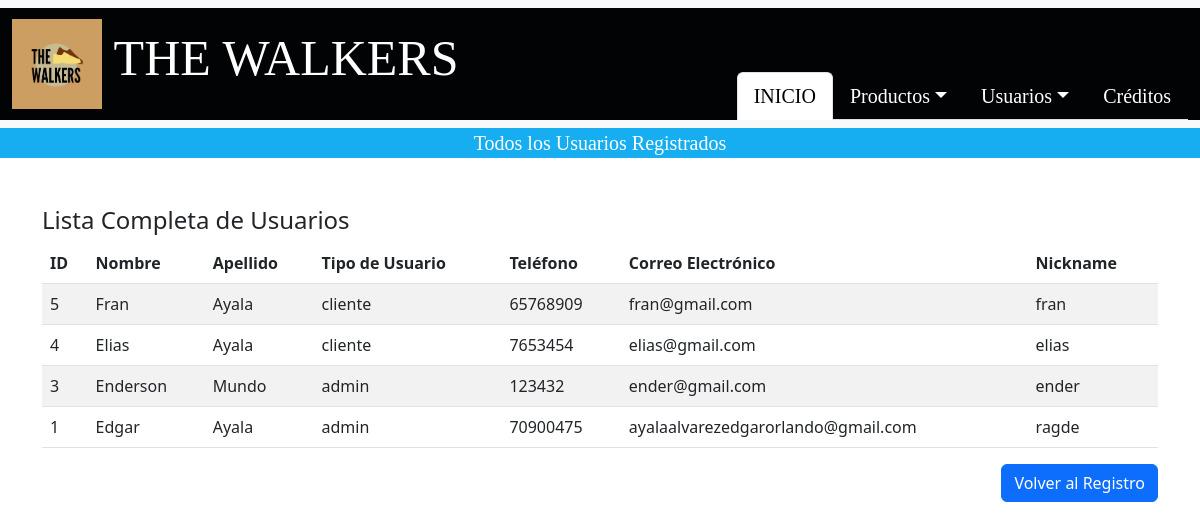
The app's page /Administrador/admin/CRUD_USUARIOS/usuarios_disponibles.php (signed in) with its own data.
### tables this page shows
CREATE TABLE `usuario` (
  `cod_usuario` int(11) NOT NULL,
  `primer_nombre` varchar(50) NOT NULL,
  `primer_apellido` varchar(50) NOT NULL,
  `tipo_usuario` varchar(50) NOT NULL,
  `telefono_usuario` int(8) NOT NULL,
  `correo_usuario` varchar(100) NOT NULL,
  `nick_name` varchar(50) NOT NULL,
  `contraseña` varchar(20) NOT NULL
);

### Administrador/admin/CRUD_USUARIOS/usuarios_disponibles.php (the view, shortened to what this page needs)
<?php
$conexion = new mysqli('localhost', 'root', '', 'the_walkers_db');
$limit = 20;
$page = isset($_GET['page']) && is_numeric($_GET['page']) ? (int) $_GET['page'] : 1;
$offset = ($page - 1) * $limit;
$query_usuarios = "SELECT cod_usuario, primer_nombre, primer_apellido, tipo_usuario, telefono_usuario, correo_usuario, nick_name FROM usuario ORDER BY cod_usuario DESC LIMIT ? OFFSET ?";
$stmt_usuarios = $conexion->prepare($query_usuarios);
$stmt_usuarios->bind_param('ii', $limit, $offset);
$stmt_usuarios->execute();
$result_usuarios = $stmt_usuarios->get_result();
?>
<!DOCTYPE html>
<html lang="es">
<head>
    <link href="https://cdn.jsdelivr.net/npm/bootstrap@5.3.0/dist/css/bootstrap.min.css" rel="stylesheet">
</head>
<body>
    <nav class="navbar bg-body-tertiary">
        <div class="container-fluid fixed-width-container" style="background-color: #020304; font-family: 'Franklin Gothic Medium';">
            <a class="navbar-brand" href="#" style="background-color: #020304; color: white; font-size: 50px;">
                <img src="../../imagenes/001-Index/Logos/Logo.png" alt="Logo" width="90" height="90" class="d-inline-block align-text-center" style="background-color: #CC9E61;">
                THE WALKERS
            </a>
            <ul class="nav nav-tabs" style="margin-top: 4rem; font-size: 20px;">
                <li class="nav-item"><a class="nav-link active" aria-current="page" href="../../admin/admin.php">INICIO</a></li>
                <li class="nav-item dropdown">
                    <a class="nav-link dropdown-toggle" data-bs-toggle="dropdown" href="#" role="button" aria-expanded="false" style="color: white;">Productos</a>
                </li>
                <li class="nav-item dropdown">
                    <a class="nav-link dropdown-toggle" data-bs-toggle="dropdown" href="#" role="button" aria-expanded="false" style="color: white;">Usuarios</a>
                </li>
                <li class="nav-item"><a class="nav-link" href="../../../Administrador/creditos/creditos.html" style="color: white;">Créditos</a></li>
            </ul>
        </div>
    </nav>
    <p class="fs-5 text-center" style="margin-top: 0px; color: white; background-color: #16aef0; font-family: 'Franklin Gothic Medium', 'cursive';">
        Todos los Usuarios Registrados
    </p>
    <div class="container mt-5">
        <div class="row">
            <div class="col-md-12">
                <h4>Lista Completa de Usuarios</h4>
                <table class="table table-striped">
                    <thead>
                        <tr>
                            <th>ID</th>
                            <th>Nombre</th>
                            <th>Apellido</th>
                            <th>Tipo de Usuario</th>
                            <th>Teléfono</th>
                            <th>Correo Electrónico</th>
                            <th>Nickname</th>
                        </tr>
                    </thead>
                    <tbody>
                        <?php if ($result_usuarios->num_rows > 0) { ?>
                            <?php while ($row = $result_usuarios->fetch_assoc()) { ?>
                                <tr>
                                    <td><?php echo htmlspecialchars($row['cod_usuario']); ?></td>
                                    <td><?php echo htmlspecialchars($row['primer_nombre']); ?></td>
                                    <td><?php echo htmlspecialchars($row['primer_apellido']); ?></td>
                                    <td><?php echo htmlspecialchars($row['tipo_usuario']); ?></td>
                                    <td><?php echo htmlspecialchars($row['telefono_usuario']); ?></td>
                                    <td><?php echo htmlspecialchars($row['correo_usuario']); ?></td>
                                    <td><?php echo htmlspecialchars($row['nick_name']); ?></td>
                                </tr>
                            <?php } ?>
                        <?php } else { ?>
                            <tr>
                                <td colspan="7" class="text-center">No hay usuarios registrados.</td>
                            </tr>
                        <?php } ?>
                    </tbody>
                </table>
                <div class="d-flex justify-content-end mt-3">
                    <a href="registrar_usuarios.php" class="btn btn-primary">Volver al Registro</a>
                </div>
            </div>
        </div>
    </div>
    <br><br><br>
</body>
</html>

### records on screen
usuario: cod_usuario "5", primer_nombre "Fran", primer_apellido "Ayala", tipo_usuario "cliente", telefono_usuario "65768909", correo_usuario "fran@gmail.com", nick_name "fran"
usuario: cod_usuario "4", primer_nombre "Elias", primer_apellido "Ayala", tipo_usuario "cliente", telefono_usuario "7653454", correo_usuario "elias@gmail.com", nick_name "elias"
usuario: cod_usuario "3", primer_nombre "Enderson", primer_apellido "Mundo", tipo_usuario "admin", telefono_usuario "123432", correo_usuario "ender@gmail.com", nick_name "ender"
usuario: cod_usuario "1", primer_nombre "Edgar", primer_apellido "Ayala", tipo_usuario "admin", telefono_usuario "70900475", correo_usuario "ayalaalvarezedgarorlando@gmail.com", nick_name "ragde"
